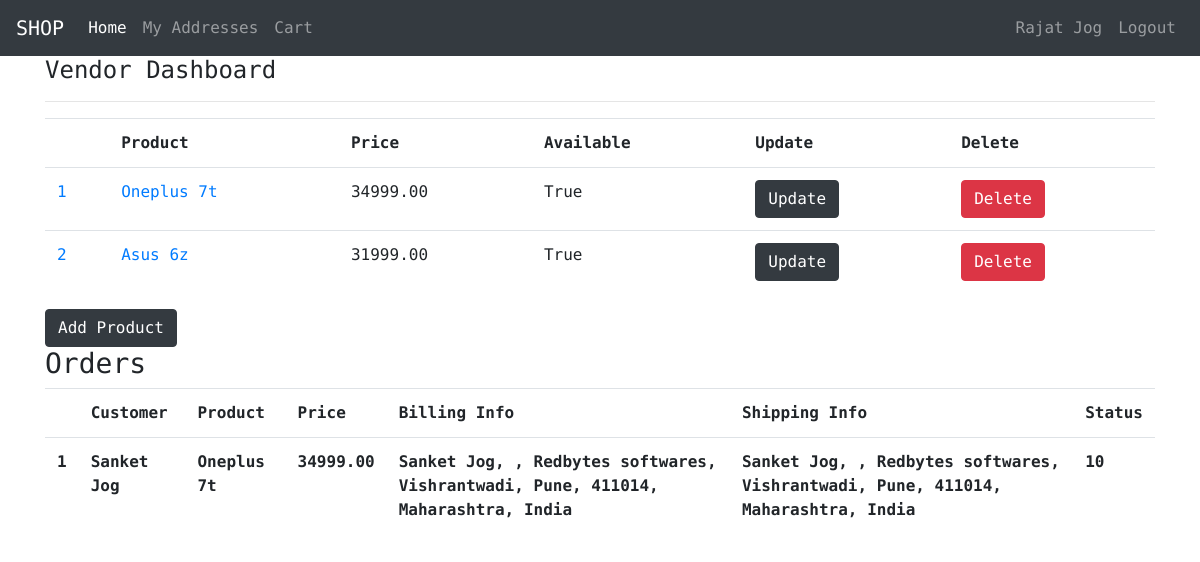
Page /vendor/ (signed in) on the earlier database version.
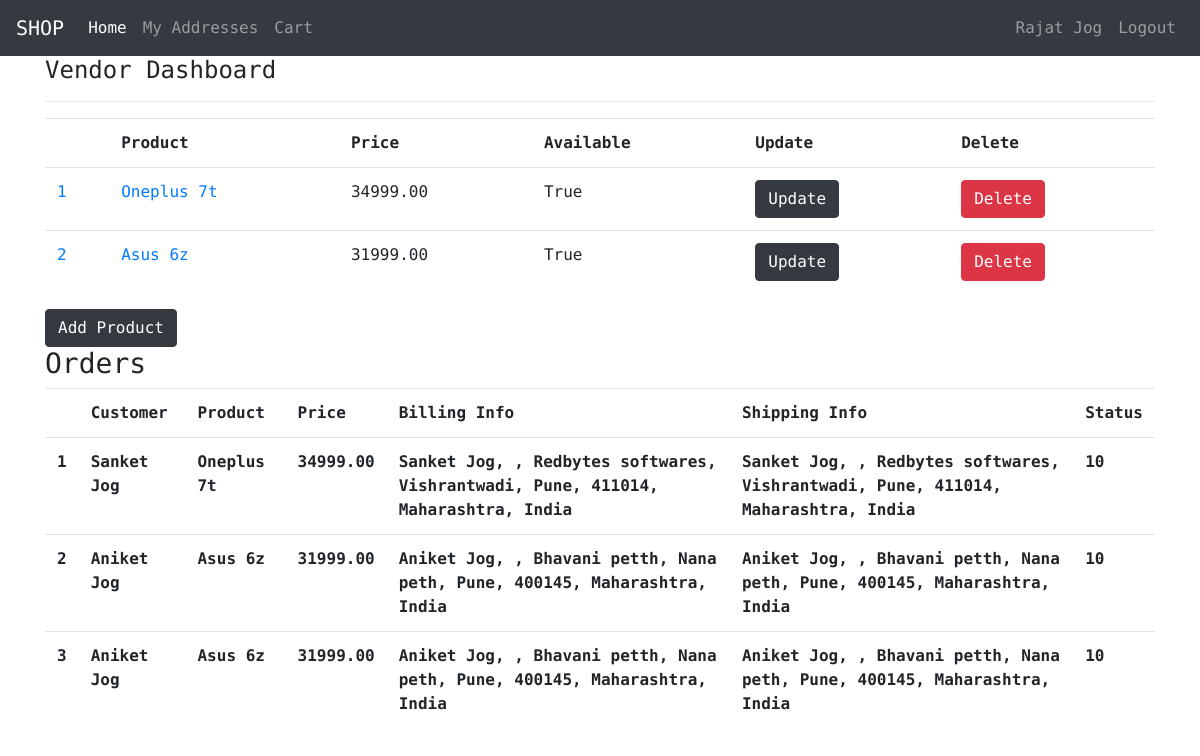
Same page on the later database version.
### user/models.py (models this page shows, shortened)
class User(AbstractBaseUser):
    email           = models.EmailField(verbose_name=r'Email Address', unique=True)
    first_name      = models.CharField(max_length=60)
    last_name       = models.CharField(max_length=60)
    admin           = models.BooleanField(default=False)
    staff           = models.BooleanField(default=False)
    active          = models.BooleanField(default=True)
    USERNAME_FIELD  = 'email'
    REQUIRED_FIELDS = ['first_name', 'last_name']
    objects = UserManager()
    def __str__(self):
        return " ".join([self.first_name, self.last_name])
    def get_name(self):
        return " ".join([self.first_name, self.last_name])
    @property
    def is_active(self):
        return self.active

### product/models.py (models this page shows, shortened)
class Product(models.Model):
    vendor = models.ForeignKey(User, on_delete=models.CASCADE, related_name='products')
    name = models.CharField(max_length=255)
    slug = models.CharField(max_length=255)
    description = models.TextField(blank=True)
    price = models.DecimalField(max_digits=9, decimal_places=2)
    available = models.BooleanField(default=True)
    created = models.DateTimeField(auto_now_add=True)
    updated = models.DateTimeField(auto_now=True)
    def __str__(self):
        return self.name

### order/models.py (models this page shows)
class OrderLine(models.Model):
    NEW = 10
    PROCESSING = 20
    SENT = 30
    CANCELLED = 40
    STATUSES = (
        (NEW, 'New'), (PROCESSING, 'Processing'), [SENT, 'Sent'], (CANCELLED, 'Cancelled')
    )
    order = models.ForeignKey(Order, on_delete=models.CASCADE, related_name='lines')
    product = models.ForeignKey(Product, on_delete=models.PROTECT)
    vendor = models.ForeignKey(User, on_delete=models.PROTECT)
    status = models.IntegerField(choices=STATUSES, default=NEW)

class Order(models.Model):
    NEW = 10
    PAID = 20
    DONE = 30
    STATUSES = (
        (NEW, 'New'), (PAID, 'Paid'), (DONE, 'Done')
    )
    user = models.ForeignKey(User, on_delete=models.CASCADE)
    status = models.IntegerField(choices=STATUSES, default=NEW)
    billing_name = models.CharField(max_length=100)
    billing_contact = models.CharField(max_length=100)
    billing_address1 = models.CharField(max_length=100)
    billing_address2 = models.CharField(max_length=100, blank=True)
    billing_city = models.CharField(max_length=100)
    billing_zipcode = models.CharField(max_length=100)
    billing_state = models.CharField(max_length=100)
    billing_country = models.CharField(max_length=100)
    shipping_name = models.CharField(max_length=100)
    shipping_contact = models.CharField(max_length=100)
    shipping_address1 = models.CharField(max_length=100)
    shipping_address2 = models.CharField(max_length=100, blank=True)
    shipping_city = models.CharField(max_length=100)
    shipping_zipcode = models.CharField(max_length=100)
    shipping_state = models.CharField(max_length=100)
    shipping_country = models.CharField(max_length=100)
    created = models.DateTimeField(auto_now_add=True)
    updated = models.DateTimeField(auto_now=True)
    def billing_address(self):
        return ", ".join([
            self.billing_name, self.billing_contact, self.billing_address1,
            self.billing_address2, self.billing_city, self.billing_zipcode,
            self.billing_state, self.billing_country
        ])
    def shipping_address(self):
        return ", ".join([
            self.shipping_name, self.shipping_contact, self.shipping_address1,
            self.shipping_address2, self.shipping_city, self.shipping_zipcode,
            self.shipping_state, self.shipping_country
        ])

### user/views.py (the view)
# urls.py: path('vendor/', views.vendor, name='vendor'),
def vendor(request):
    products = Product.objects.filter(vendor=request.user)
    orders = OrderLine.objects.filter(vendor=request.user)
    context = {'products': products, 'orders': orders}
    return render(request, 'user/vendor.html', context)

### user/templates/user/vendor.html
{% extends 'base.html' %}
{% block content %}
    <h4>Vendor Dashboard</h4>
    <hr>
    <table class="table">
        <tr>
            <th></th>
            <th>Product</th>
            <th>Price</th>
            <th>Available</th>
            <th>Update</th>
            <th>Delete</th>
        </tr>
        {% for product in products %}
        <tr>
            <td><a href="{% url 'product:product_detail' product.id %}">{{ product.id }}</a></td>
            <td><a href="{% url 'product:product_detail' product.id %}">{{ product.name }}</a></td>
            <td>{{ product.price }}</td>
            <td>{{ product.available }}</td>
            <td><a href="{% url 'product:product_update' product.id %}" class="btn btn-dark">Update</a></td>
            <td><a href="{% url 'product:product_delete' product.id %}" class="btn btn-danger">Delete</a></td>
        </tr>
        {% endfor %}
    </table>
    <a href="{% url 'product:product_create'%}" class="btn btn-dark">Add Product</a>
    <h3>Orders </h3>
    <table class="table">
        <tr>
            <th></th>
            <th>Customer</th>
            <th>Product</th>
            <th>Price</th>
            <th>Billing Info</th>
            <th>Shipping Info </th>
            <th>Status</th>
        </tr>
        {% for order in orders %}
        <tr>
            <th>{{ order.id }}</th>
            <th>{{ order.order.user}}</th>
            <th>{{ order.product }}</th>
            <th>{{ order.product.price }}</th>
            <th>{{ order.order.billing_address }}</th>
            <th>{{ order.order.shipping_address }}</th>
            <th>{{ order.status }}</th>
        </tr>
        {% endfor %}
    </table>
{% endblock content %}

### user/templates/base.html (shortened to what this page needs)
{% load static %}
<!doctype html>
<html lang="en">
  <head>
    <link rel="stylesheet" href="{% static 'css/bootstrap.min.css' %}">
    <link rel="stylesheet" href="{% static 'css/style.css' %}">
  </head>
  <body>
    {% include 'navbar.html' %}
    <div class="container">
        {% block content %}
        {% endblock content %}
    </div>
  </body>
</html>

### user/templates/navbar.html (shortened to what this page needs)
<nav class="navbar navbar-expand-lg navbar-dark bg-dark">
    <a class="navbar-brand" href="#">SHOP</a>
    <div class="collapse navbar-collapse" id="navbarTogglerDemo03">
        <ul class="navbar-nav mr-auto mt-2 mt-lg-0">
            <li class="nav-item active">
                <a class="nav-link" href="{% url 'product:product_list' %}">Home </a>
            </li>
            <li class="nav-item">
                <a class="nav-link" href="{% url 'address:address_list' %}">My Addresses</a>
            </li>
            <li class="nav-item">
                <a href="{% url 'cart:cart'%}" class="nav-link">
                    Cart
                </a>
            </li>
        </ul>
    <ul class="navbar-nav my-2 my-lg-0">
        {% if request.user.is_authenticated %}
            {% if request.user.role.role == 10 %}
                <li class="nav-item"><a href="{% url 'user:customer' %}" class="nav-link">{{ request.user.get_name }}</a></li>
            {% elif request.user.role.role == 20 %}
                <li class="nav-item"><a href="{% url 'user:vendor' %}" class="nav-link">{{ request.user.get_name }}</a></li>
            {% endif %}
            <li class="nav-item"><a href="{% url 'user:logout' %}" class="nav-link">Logout</a></li>
        {% else %}
            <li class="nav-item"><a href="{% url 'user:login' %}" class="nav-link">Login</a></li>
            <li class="nav-item"><a href="{% url 'user:register' %}" class="nav-link">Sign up</a></li>
        {% endif %}
    </ul>
    </div>
</nav>

### user/static/css/style.css (style rules this page uses)
* { padding: 0px; margin: 0px; font-family: 'Roboto Mono', monospace !important; }

Differences in the rows shown:
added OrderLine: id "2", order.user "Aniket Jog", product "Asus 6z", product.price "31999.00", order.billing_address "Aniket Jog, , Bhavani petth, Nana peth, Pune, 400145, Maharashtra, India", order.shipping_address "Aniket Jog, , Bhavani petth, Nana peth, Pune, 400145, Maharashtra, India", status "10"
added OrderLine: id "3", order.user "Aniket Jog", product "Asus 6z", product.price "31999.00", order.billing_address "Aniket Jog, , Bhavani petth, Nana peth, Pune, 400145, Maharashtra, India", order.shipping_address "Aniket Jog, , Bhavani petth, Nana peth, Pune, 400145, Maharashtra, India", status "10"
